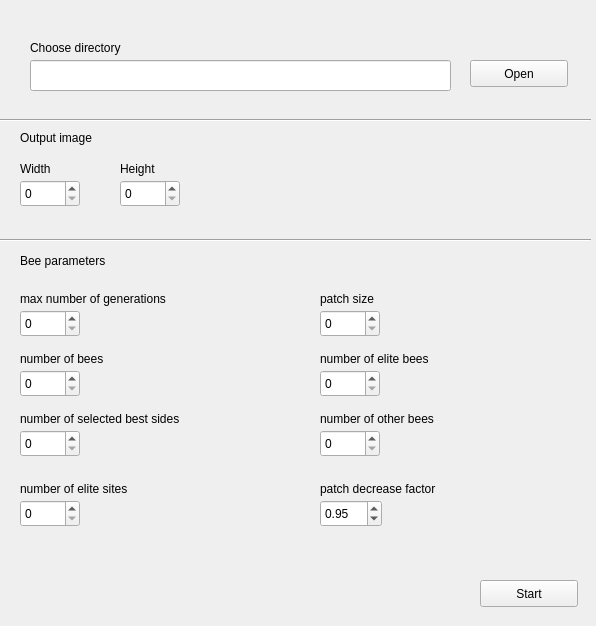
<?xml version="1.0" encoding="UTF-8"?>
<ui version="4.0">
 <class>Mosaic</class>
 <widget class="QWidget" name="Mosaic">
  <property name="geometry">
   <rect>
    <x>0</x>
    <y>0</y>
    <width>596</width>
    <height>626</height>
   </rect>
  </property>
  <property name="windowTitle">
   <string>Mosaic</string>
  </property>
  <property name="locale">
   <locale language="English" country="UnitedStates"/>
  </property>
  <widget class="QPushButton" name="startButton">
   <property name="geometry">
    <rect>
     <x>480</x>
     <y>580</y>
     <width>98</width>
     <height>27</height>
    </rect>
   </property>
   <property name="text">
    <string>Start</string>
   </property>
  </widget>
  <widget class="QLineEdit" name="editDirPath">
   <property name="geometry">
    <rect>
     <x>30</x>
     <y>60</y>
     <width>421</width>
     <height>31</height>
    </rect>
   </property>
   <property name="readOnly">
    <bool>true</bool>
   </property>
  </widget>
  <widget class="QLabel" name="dirPickLabel">
   <property name="geometry">
    <rect>
     <x>30</x>
     <y>40</y>
     <width>131</width>
     <height>16</height>
    </rect>
   </property>
   <property name="text">
    <string>Choose directory</string>
   </property>
  </widget>
  <widget class="QPushButton" name="openButton">
   <property name="geometry">
    <rect>
     <x>470</x>
     <y>60</y>
     <width>98</width>
     <height>27</height>
    </rect>
   </property>
   <property name="text">
    <string>Open</string>
   </property>
  </widget>
  <widget class="QSpinBox" name="widthSpinBox">
   <property name="geometry">
    <rect>
     <x>20</x>
     <y>180</y>
     <width>60</width>
     <height>27</height>
    </rect>
   </property>
   <property name="maximum">
    <number>10000</number>
   </property>
  </widget>
  <widget class="QSpinBox" name="heightSpinBox">
   <property name="geometry">
    <rect>
     <x>120</x>
     <y>180</y>
     <width>60</width>
     <height>27</height>
    </rect>
   </property>
   <property name="maximum">
    <number>10000</number>
   </property>
  </widget>
  <widget class="QLabel" name="widthLabel">
   <property name="geometry">
    <rect>
     <x>20</x>
     <y>160</y>
     <width>66</width>
     <height>17</height>
    </rect>
   </property>
   <property name="text">
    <string>Width</string>
   </property>
  </widget>
  <widget class="QLabel" name="heightLabel">
   <property name="geometry">
    <rect>
     <x>120</x>
     <y>160</y>
     <width>66</width>
     <height>17</height>
    </rect>
   </property>
   <property name="text">
    <string>Height</string>
   </property>
  </widget>
  <widget class="Line" name="line">
   <property name="geometry">
    <rect>
     <x>0</x>
     <y>110</y>
     <width>591</width>
     <height>21</height>
    </rect>
   </property>
   <property name="orientation">
    <enum>Qt::Horizontal</enum>
   </property>
  </widget>
  <widget class="QLabel" name="label">
   <property name="geometry">
    <rect>
     <x>20</x>
     <y>130</y>
     <width>111</width>
     <height>16</height>
    </rect>
   </property>
   <property name="text">
    <string>Output image</string>
   </property>
  </widget>
  <widget class="Line" name="line_2">
   <property name="geometry">
    <rect>
     <x>0</x>
     <y>230</y>
     <width>591</width>
     <height>21</height>
    </rect>
   </property>
   <property name="orientation">
    <enum>Qt::Horizontal</enum>
   </property>
  </widget>
  <widget class="QLabel" name="label_2">
   <property name="geometry">
    <rect>
     <x>20</x>
     <y>250</y>
     <width>161</width>
     <height>21</height>
    </rect>
   </property>
   <property name="text">
    <string>Bee parameters</string>
   </property>
  </widget>
  <widget class="QLabel" name="maxGenNumberLabel">
   <property name="geometry">
    <rect>
     <x>20</x>
     <y>290</y>
     <width>201</width>
     <height>17</height>
    </rect>
   </property>
   <property name="text">
    <string>max number of generations</string>
   </property>
  </widget>
  <widget class="QSpinBox" name="maxGenNumberSpinBox">
   <property name="geometry">
    <rect>
     <x>20</x>
     <y>310</y>
     <width>60</width>
     <height>27</height>
    </rect>
   </property>
   <property name="maximum">
    <number>10000</number>
   </property>
  </widget>
  <widget class="QSpinBox" name="beeNumberSpinBox">
   <property name="geometry">
    <rect>
     <x>20</x>
     <y>370</y>
     <width>60</width>
     <height>27</height>
    </rect>
   </property>
   <property name="maximum">
    <number>10000</number>
   </property>
  </widget>
  <widget class="QLabel" name="beeNumberLabel">
   <property name="geometry">
    <rect>
     <x>20</x>
     <y>350</y>
     <width>181</width>
     <height>17</height>
    </rect>
   </property>
   <property name="text">
    <string>number of bees</string>
   </property>
  </widget>
  <widget class="QSpinBox" name="selectBestedSidesNumberSpinBox">
   <property name="geometry">
    <rect>
     <x>20</x>
     <y>430</y>
     <width>60</width>
     <height>27</height>
    </rect>
   </property>
   <property name="maximum">
    <number>10000</number>
   </property>
  </widget>
  <widget class="QLabel" name="selectedBestSidesNumberLabel">
   <property name="geometry">
    <rect>
     <x>20</x>
     <y>410</y>
     <width>221</width>
     <height>17</height>
    </rect>
   </property>
   <property name="text">
    <string>number of selected best sides</string>
   </property>
  </widget>
  <widget class="QSpinBox" name="eliteSitesNumberSpinBox">
   <property name="geometry">
    <rect>
     <x>20</x>
     <y>500</y>
     <width>60</width>
     <height>27</height>
    </rect>
   </property>
   <property name="maximum">
    <number>10000</number>
   </property>
  </widget>
  <widget class="QLabel" name="eliteSitesNumberLabel">
   <property name="geometry">
    <rect>
     <x>20</x>
     <y>480</y>
     <width>181</width>
     <height>17</height>
    </rect>
   </property>
   <property name="text">
    <string>number of elite sites</string>
   </property>
  </widget>
  <widget class="QSpinBox" name="patchSizeSpinBox">
   <property name="geometry">
    <rect>
     <x>320</x>
     <y>310</y>
     <width>60</width>
     <height>27</height>
    </rect>
   </property>
   <property name="maximum">
    <number>10000</number>
   </property>
  </widget>
  <widget class="QSpinBox" name="eliteBeesNumberSpinbox">
   <property name="geometry">
    <rect>
     <x>320</x>
     <y>370</y>
     <width>60</width>
     <height>27</height>
    </rect>
   </property>
   <property name="maximum">
    <number>10000</number>
   </property>
  </widget>
  <widget class="QSpinBox" name="otherBeesNumberSpinBox">
   <property name="geometry">
    <rect>
     <x>320</x>
     <y>430</y>
     <width>60</width>
     <height>27</height>
    </rect>
   </property>
   <property name="maximum">
    <number>10000</number>
   </property>
  </widget>
  <widget class="QLabel" name="patchSizeLabel">
   <property name="geometry">
    <rect>
     <x>320</x>
     <y>290</y>
     <width>181</width>
     <height>17</height>
    </rect>
   </property>
   <property name="text">
    <string>patch size</string>
   </property>
  </widget>
  <widget class="QLabel" name="eliteBessNumberLabel">
   <property name="geometry">
    <rect>
     <x>320</x>
     <y>350</y>
     <width>181</width>
     <height>17</height>
    </rect>
   </property>
   <property name="text">
    <string>number of elite bees </string>
   </property>
  </widget>
  <widget class="QLabel" name="otherBeesNumberLabel">
   <property name="geometry">
    <rect>
     <x>320</x>
     <y>410</y>
     <width>181</width>
     <height>17</height>
    </rect>
   </property>
   <property name="text">
    <string>number of other bees</string>
   </property>
  </widget>
  <widget class="QLabel" name="patchDecreaseFactorLabel">
   <property name="geometry">
    <rect>
     <x>320</x>
     <y>480</y>
     <width>181</width>
     <height>17</height>
    </rect>
   </property>
   <property name="text">
    <string>patch decrease factor</string>
   </property>
  </widget>
  <widget class="QDoubleSpinBox" name="patchDecreaseFactorSpinBox">
   <property name="geometry">
    <rect>
     <x>320</x>
     <y>500</y>
     <width>62</width>
     <height>27</height>
    </rect>
   </property>
   <property name="value">
    <double>0.950000000000000</double>
   </property>
  </widget>
 </widget>
 <resources/>
 <connections/>
</ui>
